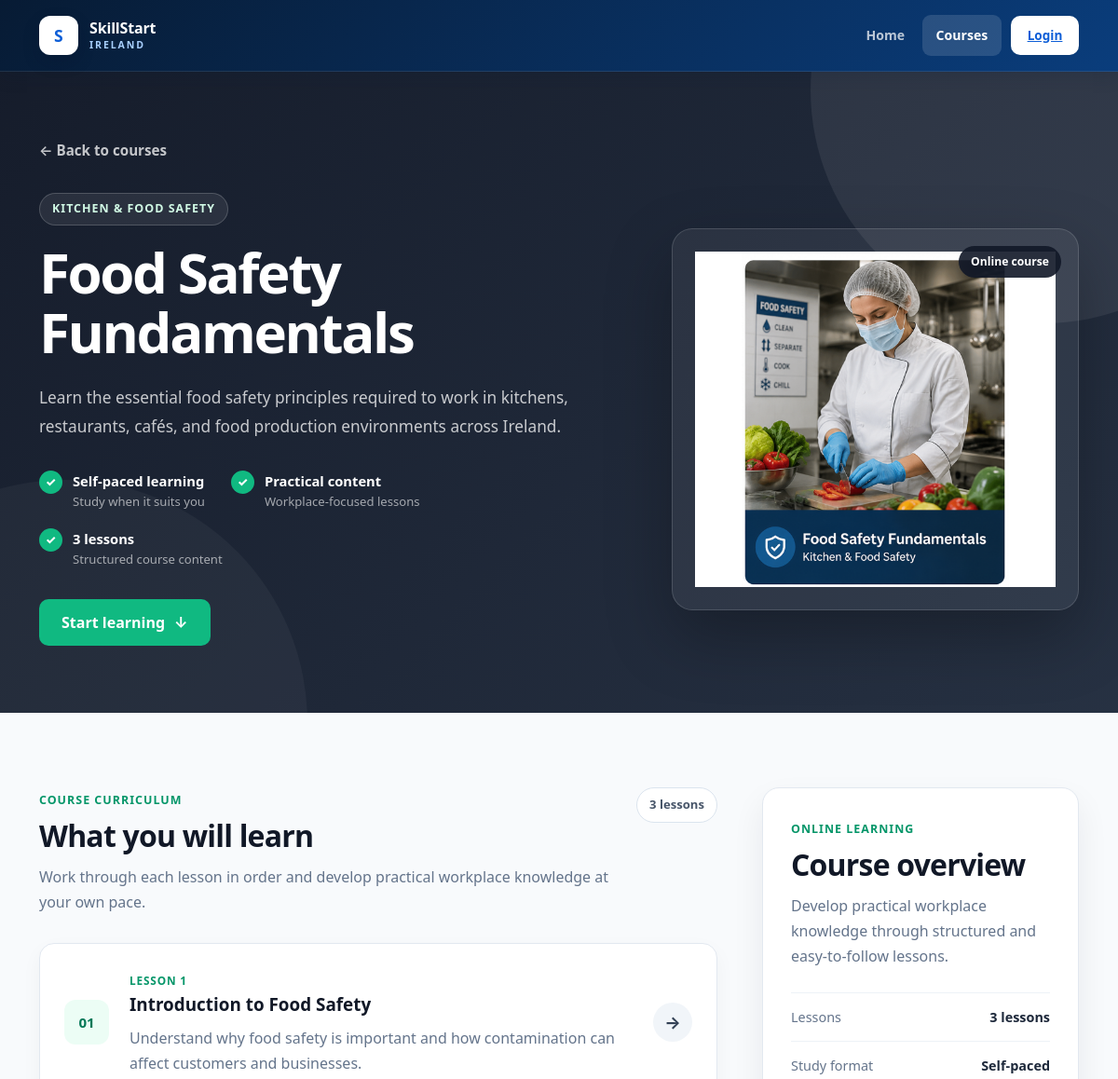
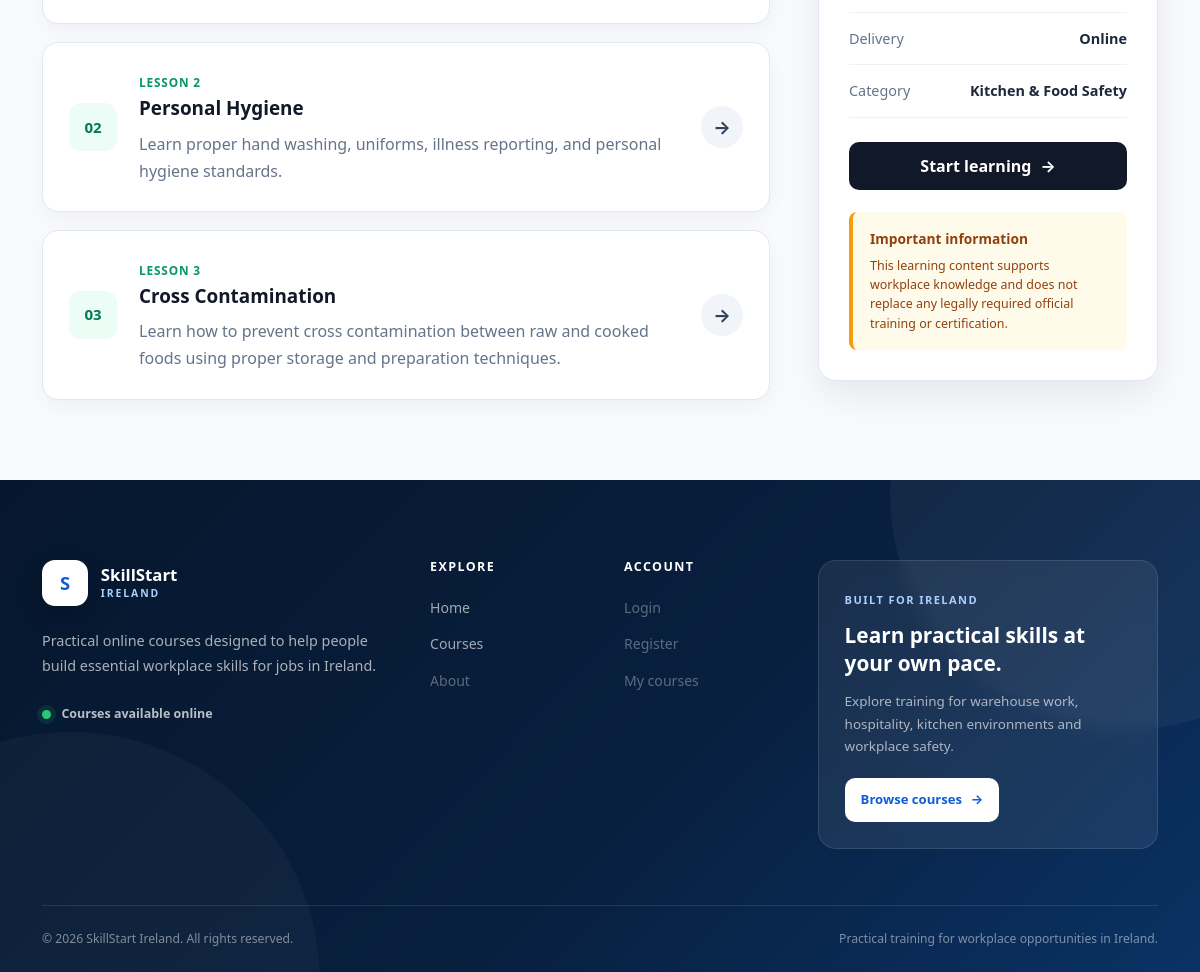
Page /courses/food-safety-fundamentals/ on the committed database (2 pictures, top to bottom).
### courses/models.py (models this page shows, shortened)
class Course(models.Model):
    category = models.ForeignKey(
        Category,
        on_delete=models.CASCADE,
        related_name="courses",
    )
    title = models.CharField(max_length=150)
    description = models.TextField()
    slug = models.SlugField(max_length=170, unique=True)
    image = models.ImageField(
        upload_to="courses/",
        blank=True,
        null=True,
    )
    is_published = models.BooleanField(default=False)
    created_at = models.DateTimeField(auto_now_add=True)

class Category(models.Model):
    name = models.CharField(max_length=100)
    description = models.TextField(blank=True)
    slug = models.SlugField(max_length=120, unique=True)
    class Meta:
        verbose_name_plural = "Categories"

class Lesson(models.Model):
    course = models.ForeignKey(
        Course,
        on_delete=models.CASCADE,
        related_name="lessons",
    )
    title = models.CharField(max_length=150)
    content = models.TextField()
    order = models.PositiveIntegerField(default=1)
    is_published = models.BooleanField(default=False)
    class Meta:
        ordering = ("order",)

### courses/views.py (the view)
def course_detail(request, slug):
    course = get_object_or_404(
        Course,
        slug=slug,
        is_published=True,
    )
    lessons = (
        course.lessons
        .filter(is_published=True)
        .order_by("order")
    )
    context = {
        "course": course,
        "lessons": lessons,
    }
    return render(
        request,
        "courses/course_detail.html",
        context,
    )

### courses/templates/courses/course_detail.html (shortened to what this page needs)
{% extends "base.html" %}
{% block content %}
<section class="course-detail-hero">
    <div class="container">
        <a
            href="{% url 'courses:course_list' %}"
            class="course-detail-back-link"
        >
            ← Back to courses
        </a>
        <div class="row align-items-center g-5">
            <div class="col-12 col-lg-7">
                <span class="course-detail-category">
                    {{ course.category.name }}
                </span>
                <h1 class="course-detail-title">
                    {{ course.title }}
                </h1>
                <div class="course-detail-description">
                    {{ course.description|linebreaks }}
                </div>
                <div class="course-detail-benefits">
                    <div class="course-detail-benefit">
                        <span
                            class="course-detail-benefit-icon"
                            aria-hidden="true"
                        >
                            ✓
                        </span>
                        <div>
                            <strong>Self-paced learning</strong>
                            <span>Study when it suits you</span>
                        </div>
                    </div>
                    <div class="course-detail-benefit">
                        <span
                            class="course-detail-benefit-icon"
                            aria-hidden="true"
                        >
                            ✓
                        </span>
                        <div>
                            <strong>Practical content</strong>
                            <span>Workplace-focused lessons</span>
                        </div>
                    </div>
                    <div class="course-detail-benefit">
                        <span
                            class="course-detail-benefit-icon"
                            aria-hidden="true"
                        >
                            ✓
                        </span>
                        <div>
                            <strong>
                                {{ lessons|length }}
                                lesson{{ lessons|length|pluralize }}
                            </strong>
                            <span>Structured course content</span>
                        </div>
                    </div>
                </div>
                {% if lessons %}
                    <a
                        href="#course-curriculum"
                        class="course-detail-primary-button"
                    >
                        Start learning
                        <span aria-hidden="true">↓</span>
                    </a>
                {% else %}
                    <span class="course-detail-disabled-button">
                        Lessons coming soon
                    </span>
                {% endif %}
            </div>
            <div class="col-12 col-lg-5">
                <div class="course-detail-image-wrapper">
                    {% if course.image %}
                        <img
                            src="{{ course.image.url }}"
                            alt="{{ course.title }}"
                            class="course-detail-image"
                        >
                    {% else %}
                        <div class="course-detail-image-placeholder">
                            <span>SkillStart Ireland</span>
                            <strong>{{ course.title }}</strong>
                        </div>
                    {% endif %}
                    <span class="course-detail-format-badge">
                        Online course
                    </span>
                </div>
            </div>
        </div>
    </div>
</section>
<section
    id="course-curriculum"
    class="course-curriculum-section"
>
    <div class="container">
        <div class="row g-5">
            <div class="col-12 col-lg-8">
                <div class="course-curriculum-heading">
                    <div>
                        <span class="course-section-label">
                            Course curriculum
                        </span>
                        <h2>
                            What you will learn
                        </h2>
                        <p>
                            Work through each lesson in order and develop
                            practical workplace knowledge at your own pace.
                        </p>
                    </div>
                    <span class="course-lesson-count">
                        {{ lessons|length }}
                        lesson{{ lessons|length|pluralize }}
                    </span>
                </div>
                <div class="course-lessons-list">
                    {% for lesson in lessons %}
    <a
        href="{% url 'courses:lesson_detail' course.slug lesson.id %}"
        class="course-lesson-card course-lesson-link"
    >
        <div class="course-lesson-number">
            {{ forloop.counter|stringformat:"02d" }}
        </div>
        <div class="course-lesson-content">
            <span class="course-lesson-label">
                Lesson {{ forloop.counter }}
            </span>
            <h3>
                {{ lesson.title }}
            </h3>
            <p class="course-lesson-preview">
                {{ lesson.content|striptags|truncatewords:24 }}
            </p>
        </div>
        <div
            class="course-lesson-open-icon"
            aria-hidden="true"
        >
            →
        </div>
    </a>
                    {% endfor %}
                </div>
            </div>
            <div class="col-12 col-lg-4">
                <aside class="course-overview-card">
                    <span class="course-overview-label">
                        Online learning
                    </span>
                    <h2>Course overview</h2>
                    <p class="course-overview-introduction">
                        Develop practical workplace knowledge through
                        structured and easy-to-follow lessons.
                    </p>
                    <div class="course-overview-details">
                        <div class="course-overview-item">
                            <span>Lessons</span>
                            <strong>
                                {{ lessons|length }}
                                lesson{{ lessons|length|pluralize }}
                            </strong>
                        </div>
                        <div class="course-overview-item">
                            <span>Study format</span>
                            <strong>Self-paced</strong>
                        </div>
                        <div class="course-overview-item">
                            <span>Delivery</span>
                            <strong>Online</strong>
                        </div>
                        <div class="course-overview-item">
                            <span>Category</span>
                            <strong>{{ course.category.name }}</strong>
                        </div>
                    </div>
                    {% if lessons %}
                        <a
                            href="#course-curriculum"
                            class="course-overview-button"
                        >
                            Start learning
                            <span aria-hidden="true">→</span>
                        </a>
                    {% else %}
                        <span class="course-overview-disabled-button">
                            Lessons coming soon
                        </span>
                    {% endif %}
                    <div class="course-certification-notice">
                        <strong>Important information</strong>
                        <p>
                            This learning content supports workplace knowledge
                            and does not replace any legally required official
                            training or certification.
                        </p>
                    </div>
                </aside>
            </div>
        </div>
    </div>
</section>
{% endblock %}

### rows in the picture
Course: category.name "KITCHEN & FOOD SAFETY", title "Food Safety Fundamentals", description "Learn the essential food safety principles required to work in kitchens, restaurants, cafés, and food production environments across Ireland.", image (picture), category.name "Kitchen & Food Safety"
Lesson: title "Introduction to Food Safety", content "Understand why food safety is important and how contamination can affect customers and businesses."
Lesson: title "Personal Hygiene", content "Learn proper hand washing, uniforms, illness reporting, and personal hygiene standards."
Lesson: title "Cross Contamination", content "Learn how to prevent cross contamination between raw and cooked foods using proper storage and preparation techniques."

### other values in the picture
{{ lessons|length }} "3"
